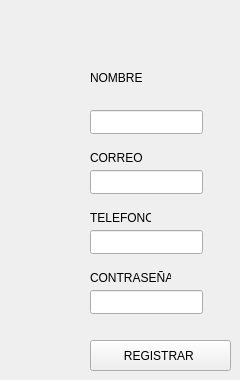
      <widget class="QWidget" name="tab_9">
       <attribute name="title">
        <string>Tab 2</string>
       </attribute>
       <widget class="QLineEdit" name="txtRegNombre">
        <property name="geometry">
         <rect>
          <x>90</x>
          <y>110</y>
          <width>113</width>
          <height>24</height>
         </rect>
        </property>
       </widget>
       <widget class="QLineEdit" name="txtRegCorreo">
        <property name="geometry">
         <rect>
          <x>90</x>
          <y>170</y>
          <width>113</width>
          <height>24</height>
         </rect>
        </property>
       </widget>
       <widget class="QLineEdit" name="txtRegTel">
        <property name="geometry">
         <rect>
          <x>90</x>
          <y>230</y>
          <width>113</width>
          <height>24</height>
         </rect>
        </property>
       </widget>
       <widget class="QLineEdit" name="txtRegPass">
        <property name="geometry">
         <rect>
          <x>90</x>
          <y>290</y>
          <width>113</width>
          <height>24</height>
         </rect>
        </property>
        <property name="echoMode">
         <enum>QLineEdit::EchoMode::Password</enum>
        </property>
       </widget>
       <widget class="QPushButton" name="btnRegistrarUsuario">
        <property name="geometry">
         <rect>
          <x>90</x>
          <y>340</y>
          <width>141</width>
          <height>31</height>
         </rect>
        </property>
        <property name="text">
         <string>REGISTRAR </string>
        </property>
       </widget>
       <widget class="QLabel" name="label_37">
        <property name="geometry">
         <rect>
          <x>90</x>
          <y>70</y>
          <width>61</width>
          <height>16</height>
         </rect>
        </property>
        <property name="text">
         <string>NOMBRE</string>
        </property>
       </widget>
       <widget class="QLabel" name="label_42">
        <property name="geometry">
         <rect>
          <x>90</x>
          <y>150</y>
          <width>61</width>
          <height>16</height>
         </rect>
        </property>
        <property name="text">
         <string>CORREO</string>
        </property>
       </widget>
       <widget class="QLabel" name="label_44">
        <property name="geometry">
         <rect>
          <x>90</x>
          <y>210</y>
          <width>61</width>
          <height>16</height>
         </rect>
        </property>
        <property name="text">
         <string>TELEFONO</string>
        </property>
       </widget>
       <widget class="QLabel" name="label_45">
        <property name="geometry">
         <rect>
          <x>90</x>
          <y>270</y>
          <width>81</width>
          <height>16</height>
         </rect>
        </property>
        <property name="text">
         <string>CONTRASEÑA</string>
        </property>
       </widget>
      </widget>
